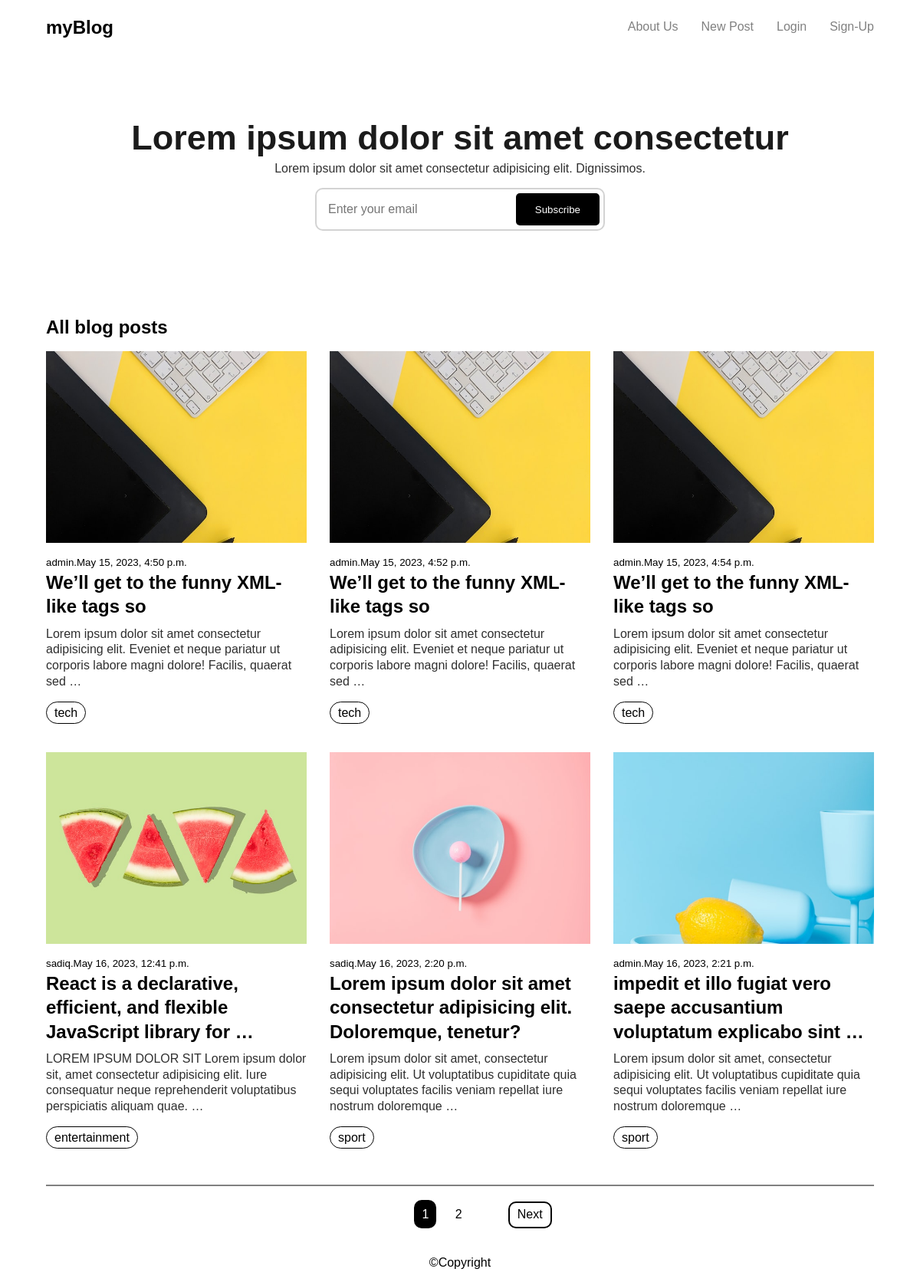
The page / on the database its author committed.
### post/models.py (models this page shows, shortened)
class Post(models.Model):
    tags = (
        ("tech", "Tech"),
        ("entertainment", "Entertainment"),
        ("sport", "Sport"),
        ("news", "News"),
        ("health", "Health"),
        ("tricks", "Tricks"),
    )
    title = models.CharField(max_length=100)
    content = models.TextField(max_length=50000)
    author = models.ForeignKey(get_user_model(), on_delete=models.CASCADE)
    thumbnail = models.ImageField(upload_to="PostThumbnail")
    date = models.DateTimeField(default=timezone.now)
    conclusion = models.TextField(max_length=2000)
    tag = models.CharField(max_length=200, choices=tags, blank=True, null=True)

### accounts/models.py (models this page shows)
class CustomUser(AbstractUser):
    age = models.PositiveIntegerField(null=True,blank=True)

### index/views.py (the view)
# urls.py: path("", views.home, name="home"),
def home(request):
    title = "Home"
    posts = Post.objects.all()
    paginator = Paginator(posts,6)
    page_number = request.GET.get("page")
    page_obj = paginator.get_page(page_number)
    return render(request, "index.html", {"title":title,"page_obj":page_obj})

### templates/index.html (shortened to what this page needs)
{% extends "base.html" %}
{% block content %}
    <section class="hero">
        <h1>Lorem ipsum dolor sit amet consectetur</h1>
        <p>Lorem ipsum dolor sit amet consectetur adipisicing elit. Dignissimos.</p>
        <form action="">
            <div class="sub">
                <input type="email" placeholder="Enter your email" name="email">
                <button>Subscribe</button>
            </div>
        </form>
    </section>
    <section id="all-blog-posts">
        <h2 id="abp">All blog posts</h2>
        <div class="posts">
            {% for post in page_obj %}
                <div class="">
                    <div class="image">
                        <img src="{{ post.thumbnail.url }}" width="200" alt="">
                    </div>
                    <div class="cnt">
                        <small>{{ post.author }}.{{ post.date }}</small>
                        <h2><a href="{% url 'post_detail' post.pk %}"> {{ post.title|truncatewords:10 }} </a></h2>
                        <p>{{ post.content|truncatewords:20 }}</p>
                        <span>{{ post.tag }}</span>
                    </div>
                </div>
            {% endfor %}
        </div>
    </section>
    <section id="pagination">
        {% if page_obj %}
            <div class="paginated">
                <div class="page_number">
                    {% for num in page_obj.paginator.page_range %}
                        {% if page_obj.number == num %}
                            <a href="?page={{ num }}" class="c-pg">{{ num }}</a>
                        {% elif num > page_obj.number|add:'-3' and num < page_obj.number|add:'3' %}
                            <a href="?page={{ num }}" >{{ num }}</a>
                        {% endif %}
                    {% endfor %}
                </div>
                {% if page_obj.has_next %}
                    <a href="?page={{page_obj.next_page_number}}" class="pg">Next</a>
                {% endif %}
            </div>
        {% endif %}
    </section>
{% endblock %}

### templates/base.html (shortened to what this page needs)
{% load static %}
<!DOCTYPE html>
<html lang="en">
<head>
    <link rel="stylesheet" href="{% static 'style/style.css' %}">
</head>
<body>
    <header>
        <h2>
            <a href="{% url 'home' %}" class="logo">
                myBlog
            </a>
        </h2>
        <nav id="nav">
            <ul>
                <li><a href="{% url 'about-us' %}">About Us</a></li>
                <li><a href="{% url 'post' %}">New Post</a></li>
                {% if user.is_authenticated %}
                    <li><a href="{% url 'logout' %}">Logout</a></li>
                    <li><a href="{% url 'profile' %}">Profile</a></li>
                {% else %}
                    <li><a href="{% url 'login' %}">Login</a></li>
                    <li><a href="{% url 'signup' %}">Sign-Up</a></li>
                {% endif %}
            </ul>
        </nav>
    </header>
    <main>
         <div class="container">
            {% block content %}
            {% endblock %}
        </div>
    </main>
    <footer>
        &copy;Copyright
    </footer>
</body>
</html>

### static/style/style.css (style rules this page uses)
* { padding:0; margin:0; box-sizing:border-box; }
body { font-family: helvetica; width:100%; line-height: 1.3; }
p { color:rgb(47, 47, 47); font-size:16px; }
a { text-decoration:none; }
.logo { color:black; }
header nav ul li a { color:grey; }
nav a { color:grey; text-decoration:none; transition:all 300ms ease-in; }
header { display:flex; align-items:center; justify-content:space-between; padding:20px 0; width:90%; margin:auto; }
header nav ul { display:flex; align-items:center; list-style:none; }
header nav ul li { margin:0 15px; }
header nav ul li:last-child { margin-right:0; }
footer { text-align:center; padding:15px 0; }
.container { width:90%; margin:auto; }
.hero { text-align:center; padding:80px 0 ; }
.hero h1 { font-size:45px; color:rgb(27, 27, 27); font-weight:700; }
.hero .sub { display:flex; border:2px solid lightgrey; width:35%; margin: 15px auto; border-radius:10px; padding:5px; }
.hero .sub input { width:70%; padding:12px 10px; border:none; font-size:16px; }
.hero .sub button { width:30%; background-color:black; color:white; border:none; border-radius:5px; cursor:pointer; }
.posts { display:grid; grid-template-columns: repeat(3,1fr); grid-column-gap:30px; grid-row-gap:40px; }
.posts .image img { width:100%; height: 250px; object-fit:cover; }
.posts .image { margin-bottom:10px; }
#abp { margin:15px 0; }
.posts a { color:black; }
.posts p { margin-bottom:20px; margin-top:10px; }
.posts span, .detail-post small:last-child { border:1px solid black; padding:5px 10px; border-radius:20px; }
section .paginated { text-align:center; display:flex; align-items: center; justify-content: center; padding:20px 0; margin-top: 50px; border-top: 2px solid grey; }
section .paginated .page_number { margin:0 50px; }
section .paginated .page_number a { margin:0 10px; }
section .paginated a { color:black; }
section .paginated .page_number .c-pg { background-color: black; color:white; border-radius: 10px; padding:10px; }
section .paginated .pg { padding:5px 10px; border: 2px solid black; border-radius:10px; }

### rows shown on the page
Post: thumbnail (picture), author "admin", date "May 15, 2023, 4:50 p.m.", title "We’ll get to the funny XML-like tags so", content "Lorem ipsum dolor sit amet consectetur adipisicing elit. Eveniet et neque pariatur ut corporis labore magni dolore! Facilis, quaerat sed …", tag "tech"
Post: thumbnail (picture), author "admin", date "May 15, 2023, 4:52 p.m.", title "We’ll get to the funny XML-like tags so", content "Lorem ipsum dolor sit amet consectetur adipisicing elit. Eveniet et neque pariatur ut corporis labore magni dolore! Facilis, quaerat sed …", tag "tech"
Post: thumbnail (picture), author "admin", date "May 15, 2023, 4:54 p.m.", title "We’ll get to the funny XML-like tags so", content "Lorem ipsum dolor sit amet consectetur adipisicing elit. Eveniet et neque pariatur ut corporis labore magni dolore! Facilis, quaerat sed …", tag "tech"
Post: thumbnail (picture), author "sadiq", date "May 16, 2023, 12:41 p.m.", title "React is a declarative, efficient, and flexible JavaScript library for …", content "LOREM IPSUM DOLOR SIT Lorem ipsum dolor sit, amet consectetur adipisicing elit. Iure consequatur neque reprehenderit voluptatibus perspiciatis aliquam quae. …", tag "entertainment"
Post: thumbnail (picture), author "sadiq", date "May 16, 2023, 2:20 p.m.", title "Lorem ipsum dolor sit amet consectetur adipisicing elit. Doloremque, tenetur?", content "Lorem ipsum dolor sit amet, consectetur adipisicing elit. Ut voluptatibus cupiditate quia sequi voluptates facilis veniam repellat iure nostrum doloremque …", tag "sport"
Post: thumbnail (picture), author "admin", date "May 16, 2023, 2:21 p.m.", title "impedit et illo fugiat vero saepe accusantium voluptatum explicabo sint …", content "Lorem ipsum dolor sit amet, consectetur adipisicing elit. Ut voluptatibus cupiditate quia sequi voluptates facilis veniam repellat iure nostrum doloremque …", tag "sport"

### other values the page prints
{{ num }} "1"
{{ num }} "2"
